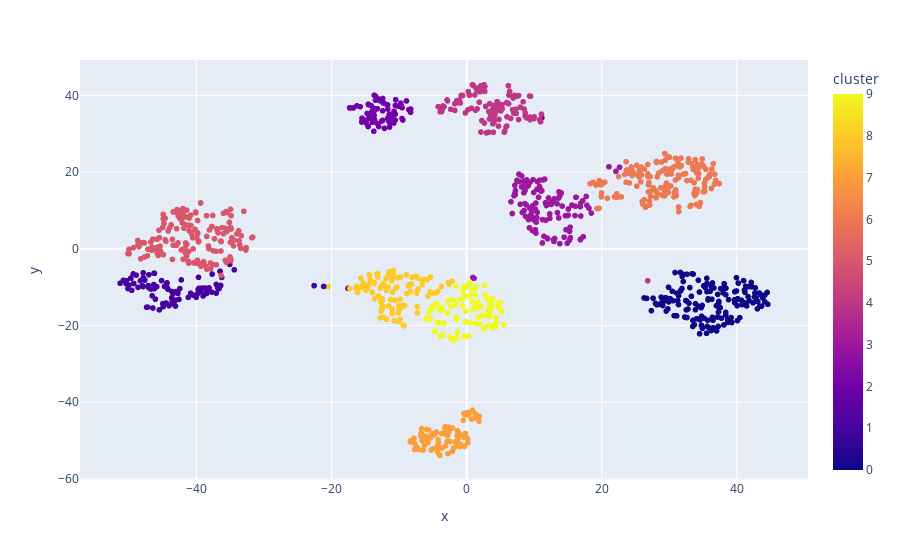

Notebook code for this chart:
### Code cell
tsne_pipeline = Pipeline([('scaler', StandardScaler()), ('tsne', TSNE(n_components=2, verbose=1))])
genre_embedding = tsne_pipeline.fit_transform(X)
projection = pd.DataFrame(columns=['x', 'y'], data=genre_embedding)
projection['genres'] = genre_df['artist_genres']
projection['cluster'] = genre_df['cluster']

fig = px.scatter(
    projection, x='x', y='y', color='cluster', hover_data=['x', 'y', 'genres'])
fig.show()

### Figure 1 — Plotly figure (JSON) as saved in the notebook; plotly's stock layout.template omitted (floating-point values rounded to 4 significant figures; data arrays with more than 128 entries replaced by an {"elided": "..."} marker saying what was removed)
{"data": [{"customdata": {"elided": "1099x1 str values"}, "hovertemplate": "x=%{x}<br>y=%{y}<br>genres=%{customdata[0]}<br>cluster=%{marker.color}<extra></extra>", "legendgroup": "", "marker": {"color": {"elided": "1099 int values"}, "coloraxis": "coloraxis", "symbol": "circle"}, "mode": "markers", "name": "", "showlegend": false, "type": "scattergl", "x": {"elided": "1099 float values"}, "xaxis": "x", "y": {"elided": "1099 float values"}, "yaxis": "y"}], "layout": {"coloraxis": {"colorbar": {"title": {"text": "cluster"}}, "colorscale": [[0, "#0d0887"], [0.1111, "#46039f"], [0.2222, "#7201a8"], [0.3333, "#9c179e"], [0.4444, "#bd3786"], [0.5556, "#d8576b"], [0.6667, "#ed7953"], [0.7778, "#fb9f3a"], [0.8889, "#fdca26"], [1, "#f0f921"]]}, "legend": {"tracegroupgap": 0}, "margin": {"t": 60}, "xaxis": {"anchor": "y", "domain": [0, 1], "title": {"text": "x"}}, "yaxis": {"anchor": "x", "domain": [0, 1], "title": {"text": "y"}}}}
